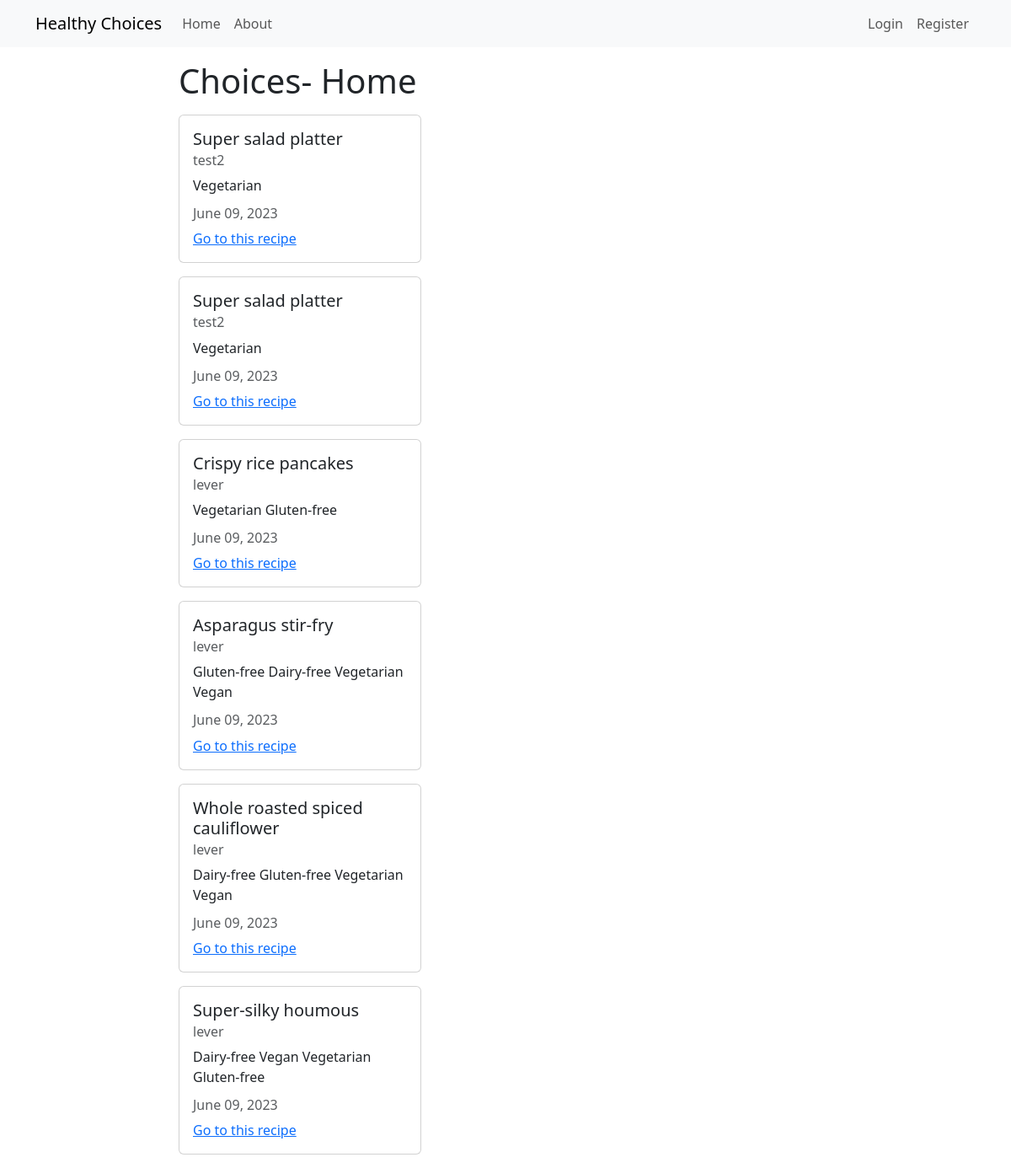
Before: /home/ with the older database file.
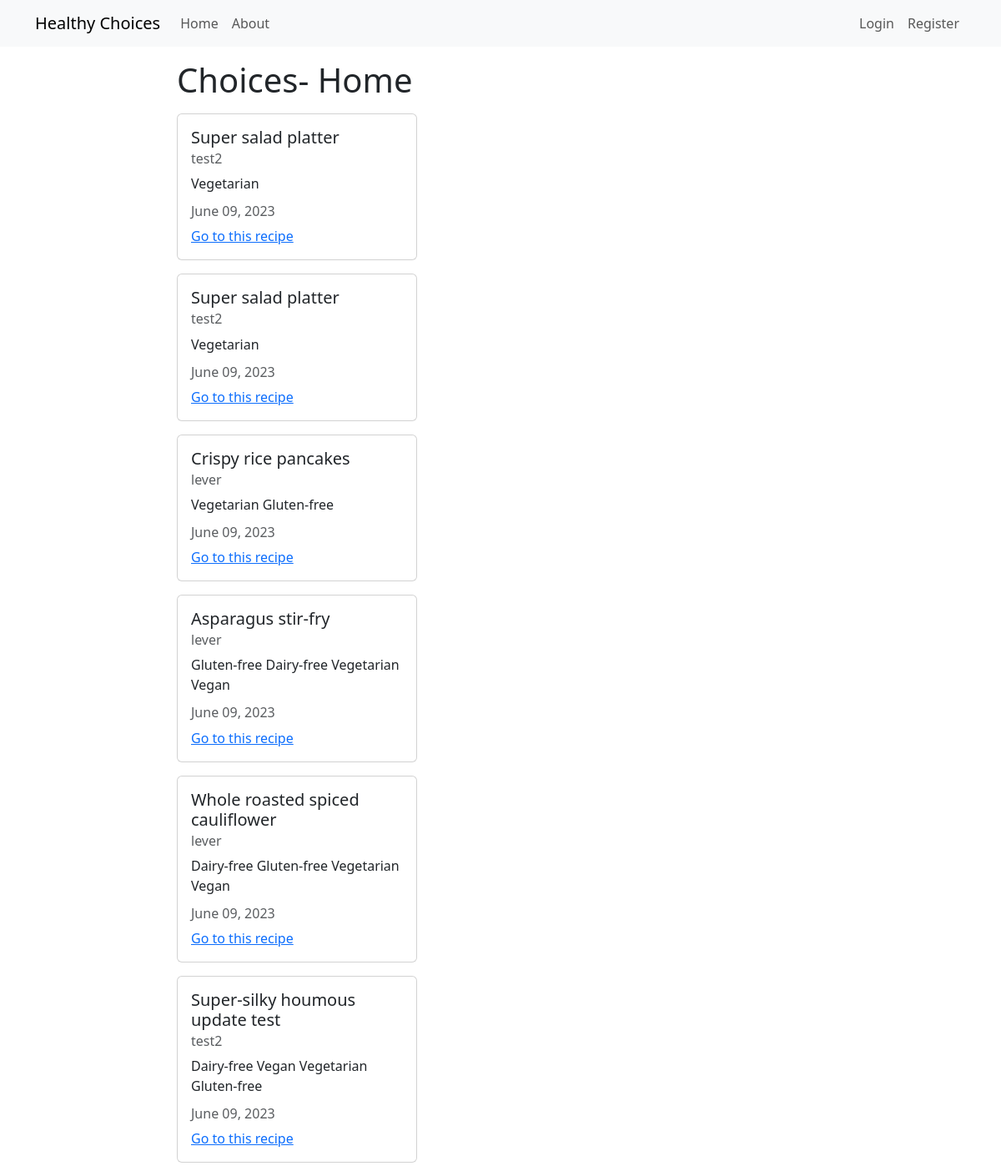
After: the same page with the newer database file.
### choices/models.py (models this page shows, shortened)
class Choice(models.Model):
    title = models.CharField(max_length=100)
    description = models.TextField()
    author = models.ForeignKey(User, on_delete=models.CASCADE)
    date_posted = models.DateTimeField(auto_now_add=True)
    date_updated = models.DateTimeField(auto_now=True)

### choices/views.py (the view)
# urls.py: path('home/', views.ChoiceListView.as_view(), name='choices-home'),
class ChoiceListView(ListView):
    model = models.Choice
    template_name = 'choices/home.html'
    context_object_name = 'choices'
    ordering = ['-date_posted']

### choices/templates/choices/home.html
{% extends "choices/base.html" %}
{% block content %}
    <h1>Choices- Home</h1>
    {% for choice in choices %}
        <div class="card my-3" style="width: 18rem;">
            <div class="card-body">
              <h5 class="card-title">{{ choice.title }}</h5>
              <h6 class="card-subtitle mb-2 text-body-secondary">{{ choice.author }}</h6>
              <p class="card-text">{{ choice.description }}</p>
              <h6 class="card-subtitle mb-2 text-body-secondary">{{ choice.date_updated|date:"F d, Y" }}</h6>
              <a href="{% url 'choices-detail' choice.pk %}" class="card-link">Go to this recipe</a>
            </div>
          </div>
    {% endfor %}
{% endblock content %}

Changed rows visible on the page:
changed Choice "Dairy-free Vegan Vegetarian Gluten-free": title "Super-silky houmous" → "Super-silky houmous update test"; author "lever" → "test2"
